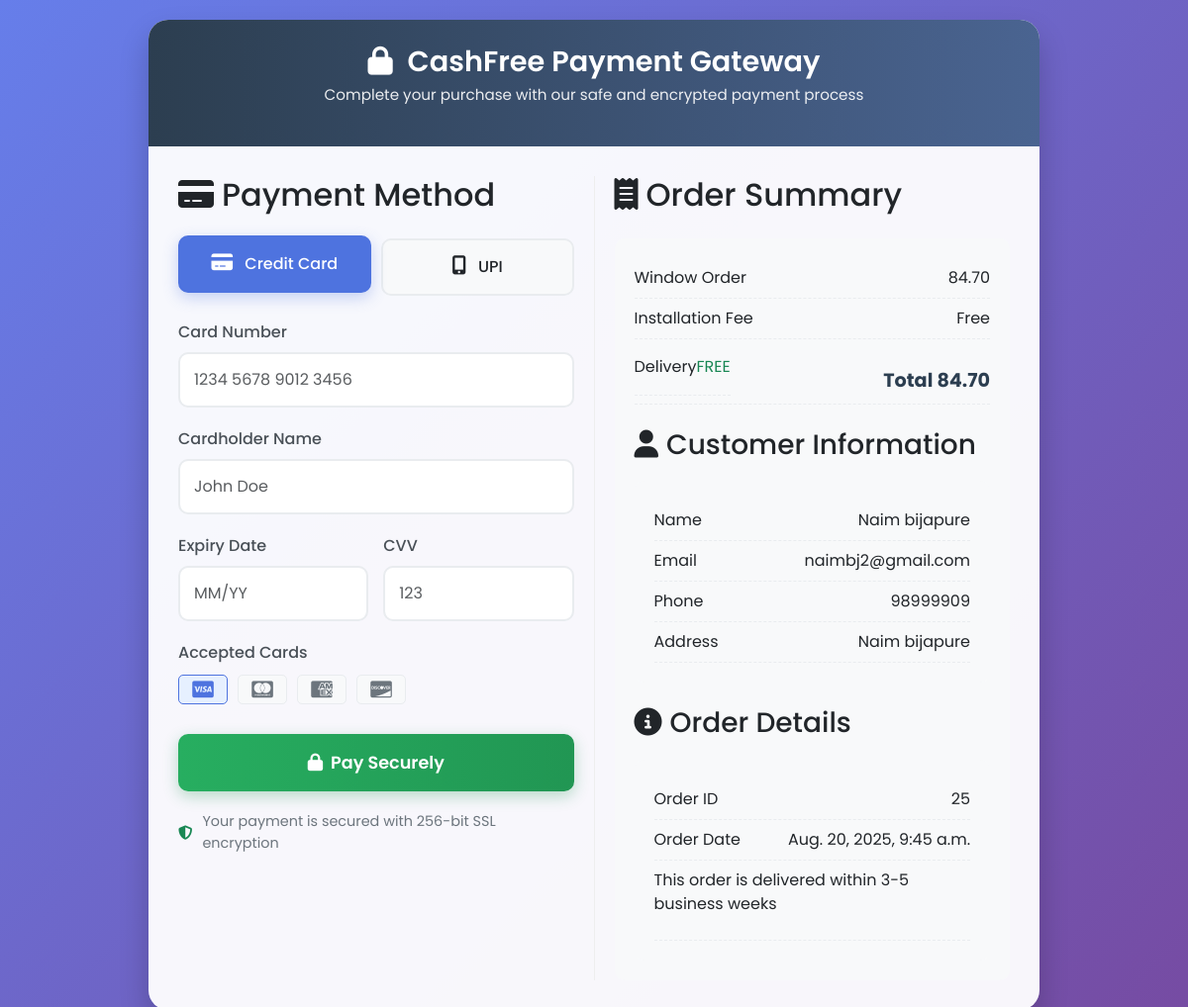
The app's page /pay/25/ (signed in) with its own data.
### application/models.py (models this page shows)
class WindowOrder(models.Model):
    user = models.ForeignKey(User, on_delete=models.CASCADE)
    customer_name = models.CharField(max_length=100)
    customer_address = models.TextField()
    customer_email = models.EmailField()
    customer_phone = models.CharField(max_length=15)
    created_at = models.DateTimeField(auto_now_add=True)
    total_price = models.DecimalField(max_digits=10, decimal_places=2)
    status = models.CharField(
        max_length=20,
        choices=(
            ('Pending', 'Pending'),
            ('Processing', 'Processing'),
            ('Completed', 'Completed'),
        ),
        default='Pending'
    )
    note = models.TextField(blank=True, null=True)

### application/views.py (the view)
# urls.py: path("pay/<int:order_id>/", views.payment_page, name="payment_page"),
def payment_page(request, order_id):
    try:
        order = WindowOrder.objects.get(id=order_id, user=request.user)
    except WindowOrder.DoesNotExist :
        messages.error(request, "Order not found.")
        return redirect('order_windows')
    return render(request, 'payment.html', {'order': order})

### application/templates/payment.html (shortened to what this page needs)
<!DOCTYPE html>
<html lang="en">
<head>
    <link href="https://cdn.jsdelivr.net/npm/bootstrap@5.3.0/dist/css/bootstrap.min.css" rel="stylesheet">
    <link rel="stylesheet" href="https://cdnjs.cloudflare.com/ajax/libs/font-awesome/6.4.0/css/all.min.css">
</head>
<body>
    <div class="payment-container">
        <div class="payment-header">
            <h1><i class="fas fa-lock me-2"></i> CashFree   Payment Gateway</h1>
            <p>Complete your purchase with our safe and encrypted payment process</p>
        </div>
        <div class="payment-body">
            <div class="payment-methods">
                <h2 class="mb-4"><i class="fas fa-credit-card me-2"></i>Payment Method</h2>
                <div class="method-tabs">
                    <div class="tab-btn active" data-tab="credit-card">
                        <i class="fas fa-credit-card"></i> Credit Card
                    </div>
                    <div class="tab-btn" data-tab="upi">
                        <i class="fas fa-mobile-alt"></i> UPI
                    </div>
                </div>
                <div class="method-content active" id="credit-card-content">
                    <div class="form-group">
                        <label for="card-number">Card Number</label>
                        <input type="text" id="card-number" class="form-control" placeholder="1234 5678 9012 3456">
                    </div>
                    <div class="form-group">
                        <label for="card-name">Cardholder Name</label>
                        <input type="text" id="card-name" class="form-control" placeholder="John Doe">
                    </div>
                    <div class="form-row">
                        <div class="form-group">
                            <label for="expiry-date">Expiry Date</label>
                            <input type="text" id="expiry-date" class="form-control" placeholder="MM/YY">
                        </div>
                        <div class="form-group">
                            <label for="cvv">CVV</label>
                            <input type="text" id="cvv" class="form-control" placeholder="123">
                        </div>
                    </div>
                    <div class="form-group">
                        <label>Accepted Cards</label>
                        <div class="card-icons">
                            <div class="card-icon active"><i class="fab fa-cc-visa"></i></div>
                            <div class="card-icon"><i class="fab fa-cc-mastercard"></i></div>
                            <div class="card-icon"><i class="fab fa-cc-amex"></i></div>
                            <div class="card-icon"><i class="fab fa-cc-discover"></i></div>
                        </div>
                    </div>
                </div>
                <button class="pay-btn" id="pay-button">
                    <i class="fas fa-lock me-2"></i>Pay Securely
                </button>
                <div class="secure-payment">
                    <i class="fas fa-shield-alt text-success"></i>
                    <span>Your payment is secured with 256-bit SSL encryption</span>
                </div>
            </div>
            <div class="payment-form">
                <h2 class="mb-4"><i class="fas fa-receipt me-2"></i>Order Summary</h2>
                <div class="payment-summary">
                    <div class="summary-item">
                       <span>Window Order </span>
                        <span>{{ order.total_price }}</span>
                    </div>
                    <div class="summary-item">
                        <span>Installation Fee</span>
                        <span>Free</span>
                    </div>
                    <div class="summary-item">
                    <div class="summary-item">
                        <span>Delivery</span>
                        <span class="text-success">FREE</span>
                    </div>
                    <div class="summary-total">
                        <span>Total</span>
                        <span>{{ order.total_price }}</span>
                    </div>
                </div>
                <div class="mt-4">
                    <h3><i class="fas fa-user me-2"></i>Customer Information</h3>
                    <div class="payment-summary">
                        <div class="summary-item">
                            <span>Name</span>
                            <span>{{ order.customer_name }}</span>
                        </div>
                        <div class="summary-item">
                            <span>Email</span>
                            <span>{{ order.customer_email }}</span>
                        </div>
                        <div class="summary-item">
                            <span>Phone</span>
                            <span>{{order.customer_phone}}</span>
                        </div>
                        <div class="summary-item">
                            <span>Address</span>
                            <span>{{ order.customer_name }}</span>
                        </div>
                    </div>
                </div>
                <div class="mt-4">
                    <h3><i class="fas fa-info-circle me-2"></i>Order Details</h3>
                    <div class="payment-summary">
                        <div class="summary-item">
                            <span>Order ID</span>
                            <span>{{ order.id }}</span>
                        </div>
                        <div class="summary-item">
                            <span>Order Date</span>
                            <span>{{order.created_at}}</span>
                        </div>
                        <div class="summary-item">
                            <span>
                            <p>This order is delivered  within 3-5 business weeks</p></span>
                        </div>
                    </div>
                </div>
            </div>
        </div>
    </div>
</body>
</html>

### application/templates/payment.html (style rules this page uses)
* { margin: 0; padding: 0; box-sizing: border-box; font-family: 'Poppins', sans-serif; }
body { background: linear-gradient(135deg, #667eea 0%, #764ba2 100%); min-height: 100vh; display: flex; align-items: center; justify-content: center; padding: 20px; }
.payment-container { width: 100%; max-width: 900px; background: rgba(255, 255, 255, 0.95); border-radius: 20px; overflow: hidden; box-shadow: 0 15px 30px rgba(0, 0, 0, 0.2); display: flex; flex-direction: column; }
.payment-header { background: linear-gradient(90deg, #2c3e50, #4a6491); color: white; padding: 25px 30px; text-align: center; }
.payment-header h1 { font-size: 1.8rem; font-weight: 600; margin-bottom: 5px; }
.payment-header p { opacity: 0.9; font-size: 0.95rem; }
.payment-body { display: flex; flex-wrap: wrap; padding: 30px; }
.payment-methods { flex: 1; min-width: 300px; padding-right: 20px; border-right: 1px solid #eee; }
.payment-form { flex: 1; min-width: 300px; padding-left: 20px; }
.method-tabs { display: flex; margin-bottom: 25px; gap: 10px; }
.tab-btn { flex: 1; padding: 15px 10px; background: #f8f9fa; border: 2px solid #e9ecef; border-radius: 10px; cursor: pointer; font-weight: 500; text-align: center; transition: all 0.3s ease; }
.tab-btn.active { background: #4e73df; color: white; border-color: #4e73df; transform: translateY(-3px); box-shadow: 0 5px 15px rgba(78, 115, 223, 0.3); }
.tab-btn i { margin-right: 8px; font-size: 1.2rem; }
.method-content { display: none; }
.method-content.active { display: block; animation: fadeIn 0.5s ease; }
.form-group { margin-bottom: 20px; }
.form-group label { display: block; margin-bottom: 8px; font-weight: 500; color: #495057; }
.form-control { width: 100%; padding: 14px; border: 2px solid #e9ecef; border-radius: 10px; font-size: 1rem; transition: border-color 0.3s ease; }
.card-icons { display: flex; gap: 10px; margin-top: 10px; }
.card-icon { width: 50px; height: 30px; background: #f8f9fa; border: 1px solid #e9ecef; border-radius: 5px; display: flex; align-items: center; justify-content: center; font-size: 1.2rem; color: #6c757d; }
.card-icon.active { border-color: #4e73df; background: #e6f0ff; color: #4e73df; }
.form-row { display: flex; gap: 15px; }
.form-row .form-group { flex: 1; }
.pay-btn { width: 100%; padding: 16px; background: linear-gradient(90deg, #27ae60, #219653); color: white; border: none; border-radius: 10px; font-size: 1.1rem; font-weight: 600; cursor: pointer; transition: all 0.3s ease; margin-top: 10px; box-shadow: 0 5px 15px rgba(33, 150, 83, 0.3); }
.secure-payment { display: flex; align-items: center; justify-content: center; gap: 10px; margin-top: 20px; color: #6c757d; font-size: 0.9rem; }
.payment-summary { background: #f8f9fa; padding: 20px; border-radius: 10px; margin-top: 20px; }
.summary-item { display: flex; justify-content: space-between; padding: 8px 0; border-bottom: 1px dashed #e9ecef; }
.summary-total { font-weight: 700; font-size: 1.2rem; color: #2c3e50; margin-top: 10px; padding-top: 10px; }

### records on screen
WindowOrder: total_price "84.70", customer_name "Naim bijapure", customer_email "naimbj2@gmail.com", customer_phone "98999909", id "25", created_at "Aug. 20, 2025, 9:45 a.m."
